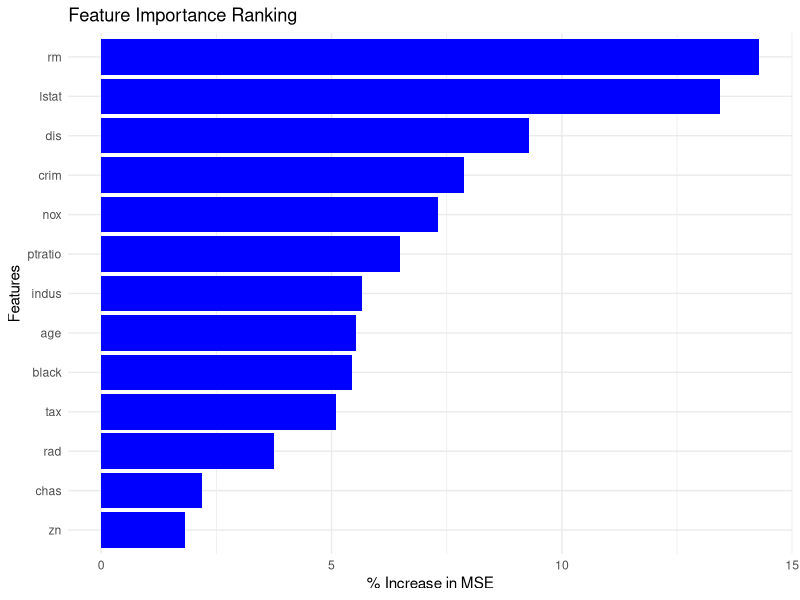
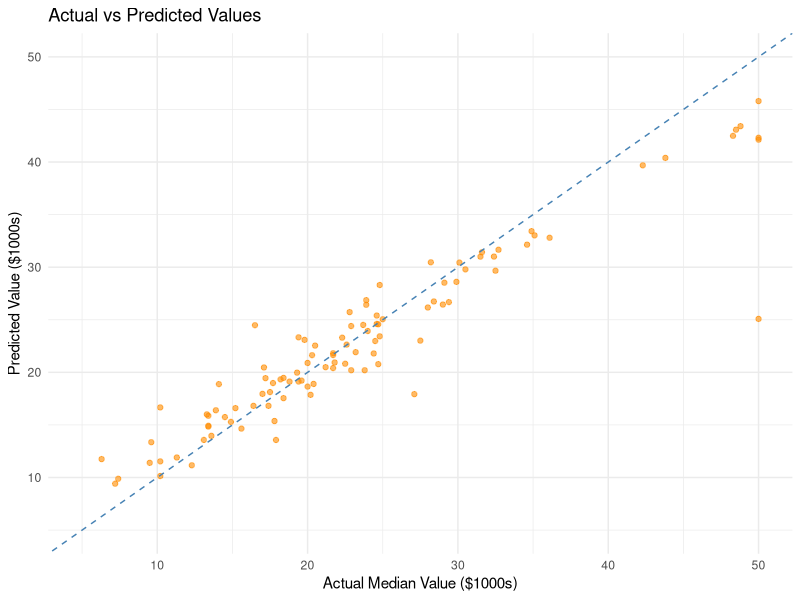

Reproduce these figures in R, in order.
# 加载库
library(randomForest)
library(ggplot2)
library(MASS)

# 加载内置数据集（波士顿房价数据）
data(Boston)
df <- Boston

# 显示数据基本信息
cat("数据维度:", dim(df), "\n")
cat("\n前5行样本:\n")
print(head(df, 5))

# 划分训练集和测试集
set.seed(42)
train_index <- sample(1:nrow(df), 0.8 * nrow(df))
train_data <- df[train_index, ]
test_data <- df[-train_index, ]

# 创建随机森林回归模型
rf_model <- randomForest(
  medv ~ .,          # 使用所有特征预测房价中位数
  data = train_data,
  ntree = 100,       # 树的数量
  mtry = 3,          # 每个节点的随机特征数
  importance = TRUE  # 计算特征重要性
)

# 模型预测
predictions <- predict(rf_model, test_data)

# 模型评估
mse <- mean((test_data$medv - predictions)^2)
r2 <- 1 - sum((test_data$medv - predictions)^2) / sum((test_data$medv - mean(test_data$medv))^2)

cat("\n模型性能:\n")
cat("MSE:", round(mse, 2), "\n")
cat("R²:", round(r2, 2), "\n")

# 特征重要性可视化
importance_df <- data.frame(
  Feature = rownames(importance(rf_model)),
  Importance = importance(rf_model)[, "%IncMSE"]
)

ggplot(importance_df, aes(x = reorder(Feature, Importance), y = Importance)) +
  geom_bar(stat = "identity", fill = "blue") +
  coord_flip() +
  labs(title = "Feature Importance Ranking",
       x = "Features",
       y = "% Increase in MSE") +
  theme_minimal()

# 实际值与预测值对比图
comparison_df <- data.frame(
  Actual = test_data$medv,
  Predicted = predictions
)

ggplot(comparison_df, aes(x = Actual, y = Predicted)) +
  geom_point(alpha = 0.6, color = "darkorange") +
  geom_abline(intercept = 0, slope = 1, linetype = "dashed", color = "steelblue") +
  labs(title = "Actual vs Predicted Values",
       x = "Actual Median Value ($1000s)",
       y = "Predicted Value ($1000s)") +
  theme_minimal() +
  xlim(min(df$medv), max(df$medv)) +
  ylim(min(df$medv), max(df$medv))
